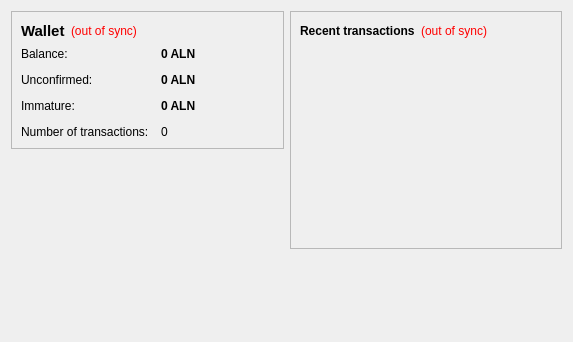
<?xml version="1.0" encoding="UTF-8"?>
<ui version="4.0">
 <class>OverviewPage</class>
 <widget class="QWidget" name="OverviewPage">
  <property name="geometry">
   <rect>
    <x>0</x>
    <y>0</y>
    <width>573</width>
    <height>342</height>
   </rect>
  </property>
  <property name="windowTitle">
   <string>Form</string>
  </property>
  <layout class="QHBoxLayout" name="horizontalLayout" stretch="1,1">
   <item>
    <layout class="QVBoxLayout" name="verticalLayout_2">
     <item>
      <widget class="QFrame" name="frame">
       <property name="frameShape">
        <enum>QFrame::StyledPanel</enum>
       </property>
       <property name="frameShadow">
        <enum>QFrame::Raised</enum>
       </property>
       <layout class="QVBoxLayout" name="verticalLayout_4">
        <item>
         <layout class="QHBoxLayout" name="horizontalLayout_4">
          <item>
           <widget class="QLabel" name="label_5">
            <property name="font">
             <font>
              <pointsize>11</pointsize>
              <weight>75</weight>
              <bold>true</bold>
             </font>
            </property>
            <property name="text">
             <string>Wallet</string>
            </property>
           </widget>
          </item>
          <item>
           <widget class="QLabel" name="labelWalletStatus">
            <property name="toolTip">
             <string>The displayed information may be out of date. Your wallet automatically synchronizes with the Aliencoin network after a connection is established, but this process has not completed yet.</string>
            </property>
            <property name="styleSheet">
             <string notr="true">QLabel { color: red; }</string>
            </property>
            <property name="text">
             <string notr="true">(out of sync)</string>
            </property>
            <property name="alignment">
             <set>Qt::AlignLeading|Qt::AlignLeft|Qt::AlignVCenter</set>
            </property>
           </widget>
          </item>
          <item>
           <spacer name="horizontalSpacer_2">
            <property name="orientation">
             <enum>Qt::Horizontal</enum>
            </property>
            <property name="sizeHint" stdset="0">
             <size>
              <width>40</width>
              <height>20</height>
             </size>
            </property>
           </spacer>
          </item>
         </layout>
        </item>
        <item>
         <layout class="QFormLayout" name="formLayout_2">
          <property name="fieldGrowthPolicy">
           <enum>QFormLayout::AllNonFixedFieldsGrow</enum>
          </property>
          <property name="horizontalSpacing">
           <number>12</number>
          </property>
          <property name="verticalSpacing">
           <number>12</number>
          </property>
          <item row="0" column="0">
           <widget class="QLabel" name="label">
            <property name="text">
             <string>Balance:</string>
            </property>
           </widget>
          </item>
          <item row="0" column="1">
           <widget class="QLabel" name="labelBalance">
            <property name="font">
             <font>
              <weight>75</weight>
              <bold>true</bold>
             </font>
            </property>
            <property name="cursor">
             <cursorShape>IBeamCursor</cursorShape>
            </property>
            <property name="toolTip">
             <string>Your current balance</string>
            </property>
            <property name="text">
             <string notr="true">0 ALN</string>
            </property>
            <property name="textInteractionFlags">
             <set>Qt::LinksAccessibleByMouse|Qt::TextSelectableByKeyboard|Qt::TextSelectableByMouse</set>
            </property>
           </widget>
          </item>
          <item row="1" column="0">
           <widget class="QLabel" name="label_3">
            <property name="text">
             <string>Unconfirmed:</string>
            </property>
           </widget>
          </item>
          <item row="1" column="1">
           <widget class="QLabel" name="labelUnconfirmed">
            <property name="font">
             <font>
              <weight>75</weight>
              <bold>true</bold>
             </font>
            </property>
            <property name="cursor">
             <cursorShape>IBeamCursor</cursorShape>
            </property>
            <property name="toolTip">
             <string>Total of transactions that have yet to be confirmed, and do not yet count toward the current balance</string>
            </property>
            <property name="text">
             <string notr="true">0 ALN</string>
            </property>
            <property name="textInteractionFlags">
             <set>Qt::LinksAccessibleByMouse|Qt::TextSelectableByKeyboard|Qt::TextSelectableByMouse</set>
            </property>
           </widget>
          </item>
          <item row="3" column="0">
           <widget class="QLabel" name="label_2">
            <property name="text">
             <string>Number of transactions:</string>
            </property>
           </widget>
          </item>
          <item row="3" column="1">
           <widget class="QLabel" name="labelNumTransactions">
            <property name="toolTip">
             <string>Total number of transactions in wallet</string>
            </property>
            <property name="text">
             <string notr="true">0</string>
            </property>
           </widget>
          </item>
          <item row="2" column="0">
           <widget class="QLabel" name="labelImmatureText">
            <property name="text">
             <string>Immature:</string>
            </property>
           </widget>
          </item>
          <item row="2" column="1">
           <widget class="QLabel" name="labelImmature">
            <property name="font">
             <font>
              <weight>75</weight>
              <bold>true</bold>
             </font>
            </property>
            <property name="toolTip">
             <string>Mined balance that has not yet matured</string>
            </property>
            <property name="text">
             <string notr="true">0 ALN</string>
            </property>
            <property name="textInteractionFlags">
             <set>Qt::LinksAccessibleByMouse|Qt::TextSelectableByKeyboard|Qt::TextSelectableByMouse</set>
            </property>
           </widget>
          </item>
         </layout>
        </item>
       </layout>
      </widget>
     </item>
     <item>
      <spacer name="verticalSpacer">
       <property name="orientation">
        <enum>Qt::Vertical</enum>
       </property>
       <property name="sizeHint" stdset="0">
        <size>
         <width>20</width>
         <height>40</height>
        </size>
       </property>
      </spacer>
     </item>
    </layout>
   </item>
   <item>
    <layout class="QVBoxLayout" name="verticalLayout_3">
     <item>
      <widget class="QFrame" name="frame_2">
       <property name="frameShape">
        <enum>QFrame::StyledPanel</enum>
       </property>
       <property name="frameShadow">
        <enum>QFrame::Raised</enum>
       </property>
       <layout class="QVBoxLayout" name="verticalLayout">
        <item>
         <layout class="QHBoxLayout" name="horizontalLayout_2">
          <item>
           <widget class="QLabel" name="label_4">
            <property name="text">
             <string>&lt;b&gt;Recent transactions&lt;/b&gt;</string>
            </property>
           </widget>
          </item>
          <item>
           <widget class="QLabel" name="labelTransactionsStatus">
            <property name="toolTip">
             <string>The displayed information may be out of date. Your wallet automatically synchronizes with the Aliencoin network after a connection is established, but this process has not completed yet.</string>
            </property>
            <property name="styleSheet">
             <string notr="true">QLabel { color: red; }</string>
            </property>
            <property name="text">
             <string notr="true">(out of sync)</string>
            </property>
            <property name="alignment">
             <set>Qt::AlignRight|Qt::AlignTrailing|Qt::AlignVCenter</set>
            </property>
           </widget>
          </item>
          <item>
           <spacer name="horizontalSpacer">
            <property name="orientation">
             <enum>Qt::Horizontal</enum>
            </property>
            <property name="sizeHint" stdset="0">
             <size>
              <width>40</width>
              <height>20</height>
             </size>
            </property>
           </spacer>
          </item>
         </layout>
        </item>
        <item>
         <widget class="QListView" name="listTransactions">
          <property name="styleSheet">
           <string notr="true">QListView { background: transparent; }</string>
          </property>
          <property name="frameShape">
           <enum>QFrame::NoFrame</enum>
          </property>
          <property name="verticalScrollBarPolicy">
           <enum>Qt::ScrollBarAlwaysOff</enum>
          </property>
          <property name="horizontalScrollBarPolicy">
           <enum>Qt::ScrollBarAlwaysOff</enum>
          </property>
          <property name="selectionMode">
           <enum>QAbstractItemView::NoSelection</enum>
          </property>
         </widget>
        </item>
       </layout>
      </widget>
     </item>
     <item>
      <spacer name="verticalSpacer_2">
       <property name="orientation">
        <enum>Qt::Vertical</enum>
       </property>
       <property name="sizeHint" stdset="0">
        <size>
         <width>20</width>
         <height>40</height>
        </size>
       </property>
      </spacer>
     </item>
    </layout>
   </item>
  </layout>
 </widget>
 <resources/>
 <connections/>
</ui>
